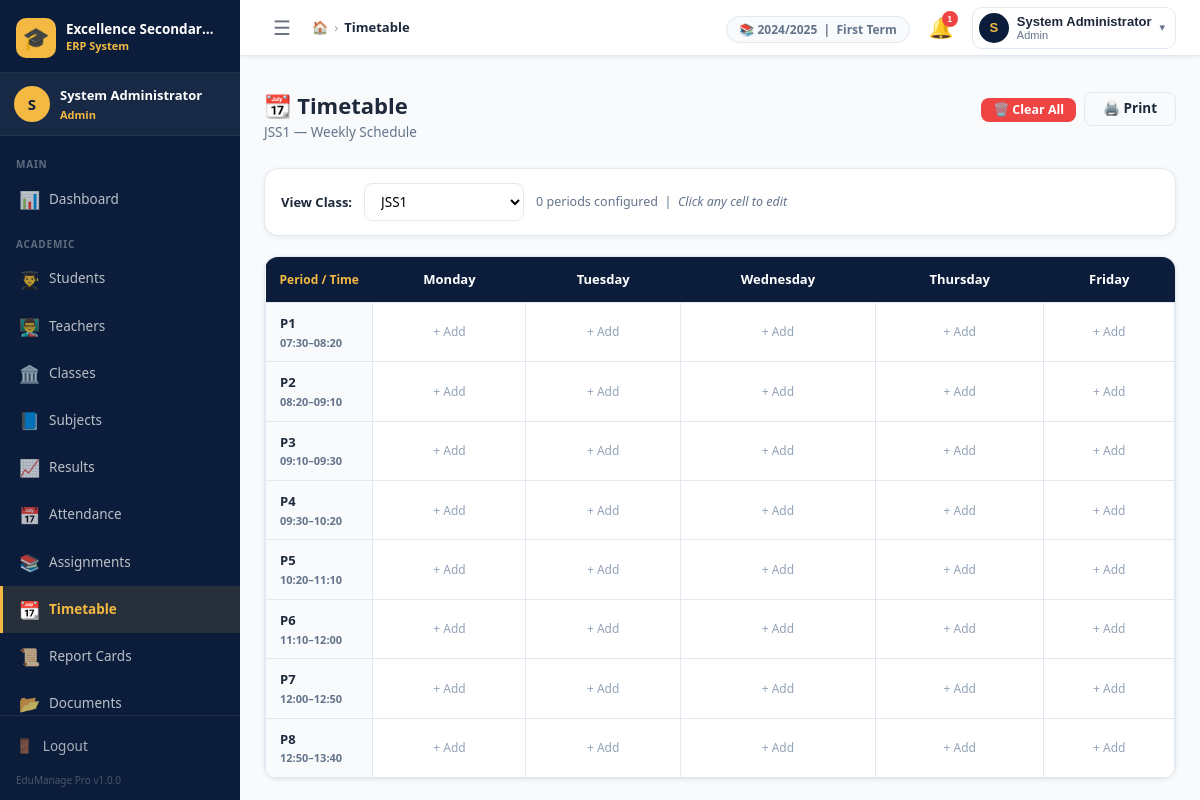
Page /admin/timetable.php (signed in) on the committed database.
### tables this page shows
CREATE TABLE `settings` (
  `id`          INT UNSIGNED NOT NULL AUTO_INCREMENT,
  `setting_key` VARCHAR(100) NOT NULL UNIQUE,
  `setting_val` TEXT         DEFAULT NULL,
  `updated_at`  TIMESTAMP    NOT NULL DEFAULT CURRENT_TIMESTAMP ON UPDATE CURRENT_TIMESTAMP,
  PRIMARY KEY (`id`),
  KEY `idx_key` (`setting_key`)
);

CREATE TABLE `classes` (
  `id`          INT UNSIGNED NOT NULL AUTO_INCREMENT,
  `name`        VARCHAR(50)  NOT NULL UNIQUE,
  `description` VARCHAR(255) DEFAULT NULL,
  `capacity`    INT UNSIGNED DEFAULT 40,
  `sort_order`  INT UNSIGNED DEFAULT 0,
  `created_at`  TIMESTAMP    NOT NULL DEFAULT CURRENT_TIMESTAMP,
  PRIMARY KEY (`id`),
  KEY `idx_name` (`name`)
);

### includes/functions.php (called while the page is built, shortened)
<?php
function e(mixed $val): string {
    return htmlspecialchars((string)($val ?? ''), ENT_QUOTES | ENT_HTML5, 'UTF-8');
}
function get_setting(string $key, string $default = ''): string {
    static $cache = [];
    if (!isset($cache[$key])) {
        $row = Database::fetchOne(
            "SELECT setting_val FROM settings WHERE setting_key = ? LIMIT 1",
            [$key]
        );
        $cache[$key] = $row ? $row['setting_val'] : $default;
    }
    return $cache[$key] ?? $default;
}
function int_val(mixed $val, int $default = 0): int {
    return filter_var($val, FILTER_VALIDATE_INT) !== false ? (int)$val : $default;
}
function count_unread_notifications(int $userId): int {
    $row = Database::fetchOne(
        "SELECT COUNT(*) AS c FROM notifications WHERE user_id = ? AND is_read = 0",
        [$userId]
    );
    return (int)($row['c'] ?? 0);
}

### config/db.php (called while the page is built, shortened)
<?php
class Database {
    private static ?PDO $instance = null;
    public static function getInstance(): PDO {
        if (self::$instance === null) {
            $dsn = sprintf(
                'mysql:host=%s;dbname=%s;charset=%s',
                DB_HOST, DB_NAME, DB_CHARSET
            );
            $options = [
                PDO::ATTR_ERRMODE            => PDO::ERRMODE_EXCEPTION,
                PDO::ATTR_DEFAULT_FETCH_MODE => PDO::FETCH_ASSOC,
                PDO::ATTR_EMULATE_PREPARES   => false,
                PDO::MYSQL_ATTR_INIT_COMMAND => "SET NAMES utf8mb4 COLLATE utf8mb4_unicode_ci",
            ];
            try {
                self::$instance = new PDO($dsn, DB_USER, DB_PASS, $options);
            } catch (PDOException $e) {
                error_log('[EduManage DB Error] ' . $e->getMessage());
                http_response_code(500);
                die(json_encode([
                    'success' => false,
                    'message' => 'Database connection failed. Please contact the administrator.'
                ]));
            }
        }
        return self::$instance;
    }
    public static function query(string $sql, array $params = []): PDOStatement {
        $stmt = self::getInstance()->prepare($sql);
        $stmt->execute($params);
        return $stmt;
    }
    public static function fetchOne(string $sql, array $params = []): ?array {
        $row = self::query($sql, $params)->fetch();
        return $row ?: null;
    }
    public static function fetchAll(string $sql, array $params = []): array {
        return self::query($sql, $params)->fetchAll();
    }
}

### includes/auth.php (called while the page is built, shortened)
<?php
function is_logged_in(): bool {
    return isset($_SESSION['user_id'], $_SESSION['role_id']);
}
function is_admin(): bool     { return is_logged_in() && (int)$_SESSION['role_id'] === ROLE_ADMIN; }
function current_user_id(): int       { return (int)($_SESSION['user_id']   ?? 0); }
function current_full_name(): string  { return $_SESSION['full_name'] ?? ''; }
function current_role_name(): string  { return $_SESSION['role_name'] ?? ''; }

### admin/timetable.php (the view, shortened to what this page needs)
<?php
$pageTitle  = 'Timetable';
$isAdmin   = is_admin();
$classes  = Database::fetchAll("SELECT id,name FROM classes ORDER BY sort_order");
$class_id = int_val($_GET['class_id'] ?? ($classes[0]['id'] ?? 0));
$days    = ['Monday','Tuesday','Wednesday','Thursday','Friday'];
$periods = range(1, 8);
$timeSlots = [
    1 => ['07:30','08:20'], 2 => ['08:20','09:10'], 3 => ['09:10','09:30'],
    4 => ['09:30','10:20'], 5 => ['10:20','11:10'], 6 => ['11:10','12:00'],
    7 => ['12:00','12:50'], 8 => ['12:50','13:40'],
];
$ttRows = Database::fetchAll(
    "SELECT tt.*, sub.name AS subject_name, u.full_name AS teacher_name
     FROM timetable tt
     LEFT JOIN subjects sub ON sub.id=tt.subject_id
     LEFT JOIN teachers t   ON t.id =tt.teacher_id
     LEFT JOIN users    u   ON u.id =t.user_id
     WHERE tt.class_id=?",
    [$class_id]
);
$grid = [];
$periodColors = ['#DBEAFE','#D1FAE5','#FEF3C7','#EDE9FE','#FCE7F3','#CFFAFE','#FEE2E2','#F3F4F6'];
include INCLUDES_PATH . '/header.php';
?>
<div class="page-header">
    <div class="page-header-left">
        <h1 class="page-title">📆 Timetable</h1>
        <p class="page-subtitle">
            <?= e(Database::fetchOne("SELECT name FROM classes WHERE id=?",[$class_id])['name'] ?? '') ?>
            &mdash; Weekly Schedule
        </p>
    </div>
    <div class="page-header-actions">
        <?php if ($isAdmin): ?>
            <form method="POST" style="display:inline">
                <button type="submit" class="btn btn-danger btn-sm"
                        data-confirm="Clear entire timetable for this class?">🗑️ Clear All</button>
            </form>
        <?php endif; ?>
        <button onclick="window.print()" class="btn btn-outline">🖨️ Print</button>
    </div>
</div>
<div class="card mb-20">
    <div class="card-body" style="padding:14px 16px">
        <form method="GET" style="display:flex;gap:12px;align-items:center;flex-wrap:wrap">
            <label class="form-label" style="margin:0;white-space:nowrap">View Class:</label>
            <select name="class_id" class="filter-select" onchange="this.form.submit()" style="min-width:160px">
                <?php foreach ($classes as $cls): ?>
                    <option value="<?= $cls['id'] ?>" <?= $class_id==$cls['id']?'selected':'' ?>><?= e($cls['name']) ?></option>
                <?php endforeach; ?>
            </select>
            <div class="text-sm text-muted">
                <?= count($ttRows) ?> periods configured
                <?php if ($isAdmin): ?>
                    &nbsp;|&nbsp; <em>Click any cell to edit</em>
                <?php endif; ?>
            </div>
        </form>
    </div>
</div>
<div class="card" id="ttCard">
    <div style="overflow-x:auto">
        <table style="width:100%;border-collapse:collapse;min-width:700px">
            <thead>
                <tr style="background:var(--navy)">
                    <th style="padding:12px 14px;color:var(--accent);font-size:12px;font-weight:700;
                               text-align:left;width:100px;white-space:nowrap">Period / Time</th>
                    <?php foreach ($days as $day): ?>
                        <th style="padding:12px 14px;color:var(--white);font-size:13px;font-weight:700;
                                   text-align:center;white-space:nowrap"><?= $day ?></th>
                    <?php endforeach; ?>
                </tr>
            </thead>
            <tbody>
            <?php foreach ($periods as $period):
                $times = $timeSlots[$period] ?? ['—','—'];
            ?>
                <tr>
                    <td style="padding:10px 14px;background:var(--light);border:1px solid var(--border);
                               font-size:12px;font-weight:700;color:var(--text-muted);vertical-align:middle;
                               white-space:nowrap">
                        <div style="font-size:13px;font-weight:800;color:var(--text)">P<?= $period ?></div>
                        <div style="font-size:11px"><?= $times[0] ?>–<?= $times[1] ?></div>
                    </td>
                    <?php foreach ($days as $day):
                        $slot = $grid[$day][$period] ?? null;
                        $isBreak = $slot && $slot['is_break'];
                        $cellBg  = $isBreak ? '#F8FAFC' : ($slot ? $periodColors[($period-1)%count($periodColors)] : '#FFFFFF');
                    ?>
                    <td style="padding:0;border:1px solid var(--border);vertical-align:middle;
                               background:<?= $cellBg ?>;
                               <?= $isAdmin?'cursor:pointer':'' ?>"
                        <?php if ($isAdmin): ?>
                        onclick="openSlotEditor('<?= $day ?>', <?= $period ?>, <?= $class_id ?>,
                            <?= json_encode($slot) ?>)"
                        onmouseover="this.style.outline='2px solid var(--navy)'"
                        onmouseout="this.style.outline=''"
                        <?php endif; ?>
                        id="cell_<?= $day ?>_<?= $period ?>">
                        <?php if ($slot): ?>
                            <?php if ($isBreak): ?>
                                <div style="padding:10px 12px;text-align:center;
                                            color:var(--text-muted);font-size:12px;font-weight:700">
                                    🍎 <?= e($slot['label'] ?? 'Break') ?>
                                </div>
                            <?php else: ?>
                                <div style="padding:10px 12px">
                                    <div style="font-weight:800;font-size:13px;color:var(--text);margin-bottom:2px">
                                        <?= e($slot['subject_name'] ?? '—') ?>
                                    </div>
                                    <div style="font-size:11px;color:var(--text-muted)">
                                        👤 <?= e($slot['teacher_name'] ?? 'TBD') ?>
                                    </div>
                                    <?php if ($slot['start_time']): ?>
                                        <div style="font-size:10px;color:var(--text-light);margin-top:2px">
                                            <?= substr($slot['start_time'],0,5) ?>–<?= substr($slot['end_time'],0,5) ?>
                                        </div>
                                    <?php endif; ?>
                                </div>
                            <?php endif; ?>
                        <?php else: ?>
                            <div style="padding:16px;text-align:center;color:var(--text-light);font-size:12px">
                                <?= $isAdmin ? '+ Add' : '—' ?>
                            </div>
                        <?php endif; ?>
                    </td>
                    <?php endforeach; ?>
                </tr>
            <?php endforeach; ?>
            </tbody>
        </table>
    </div>
</div>
<?php include INCLUDES_PATH . '/footer.php'; ?>

### includes/header.php (shortened to what this page needs)
<?php
$pageTitle   = $pageTitle   ?? 'Dashboard';
$schoolName  = get_setting('school_name', APP_NAME);
$unreadCount = is_logged_in() ? count_unread_notifications(current_user_id()) : 0;
?>
<!DOCTYPE html>
<html lang="en">
<head>
    <link rel="stylesheet" href="<?= BASE_URL ?>/assets/css/style.css">
</head>
<body>
<div class="app-wrapper">
    <?php include INCLUDES_PATH . '/sidebar.php'; ?>
    <div class="main-area">
        <header class="topnav">
            <div class="topnav-left">
                <button class="sidebar-toggle" id="sidebarToggle" title="Toggle Sidebar">
                    ☰
                </button>
                <nav class="breadcrumb-nav">
                    <span class="bc-home">
                        <a href="<?= BASE_URL ?>/admin/dashboard.php">🏠</a>
                    </span>
                    <span class="bc-sep">›</span>
                    <span class="bc-current"><?= e($pageTitle) ?></span>
                </nav>
            </div>
            <div class="topnav-right">
                <div class="topnav-meta hidden-sm">
                    <span class="meta-pill">
                        📚 <?= e(get_setting('current_session', '—')) ?>
                        &nbsp;|&nbsp;
                        <?= e(get_setting('current_term', '—')) ?> Term
                    </span>
                </div>
                <div class="notif-wrap" id="notifWrap">
                    <button class="notif-btn" id="notifBtn" title="Notifications">
                        🔔
                        <?php if ($unreadCount > 0): ?>
                            <span class="notif-badge"><?= $unreadCount ?></span>
                        <?php endif; ?>
                    </button>
                </div>
                <div class="user-wrap" id="userWrap">
                    <button class="user-btn" id="userBtn">
                        <div class="user-avatar">
                            <?= strtoupper(substr(current_full_name(), 0, 1)) ?>
                        </div>
                        <div class="user-info hidden-sm">
                            <span class="user-name"><?= e(current_full_name()) ?></span>
                            <span class="user-role"><?= e(ucfirst(current_role_name())) ?></span>
                        </div>
                        <span class="user-caret">▾</span>
                    </button>
                </div>
            </div>
        </header>
        <div class="flash-container">
        </div>
        <main class="main-content">

### rows in the picture
settings: setting_val "2024/2025"
settings: setting_val "First"
classes: id+name "JSS1"

### other values in the picture
get_setting('school_name', APP_NAME) "Excellence Secondar…"
substr(current_full_name(), 0, 1) "S"
current_full_name() "System Administrator"
current_role_name() "Admin"
$item['section'] "MAIN"
$item['icon'] "📊"
$item['label'] "Dashboard"
$item['section'] "ACADEMIC"
$item['icon'] "👨‍🎓"
$item['label'] "Students"
$item['icon'] "👨‍🏫"
$item['label'] "Teachers"
$item['icon'] "🏛️"
$item['label'] "Classes"
$item['icon'] "📘"
